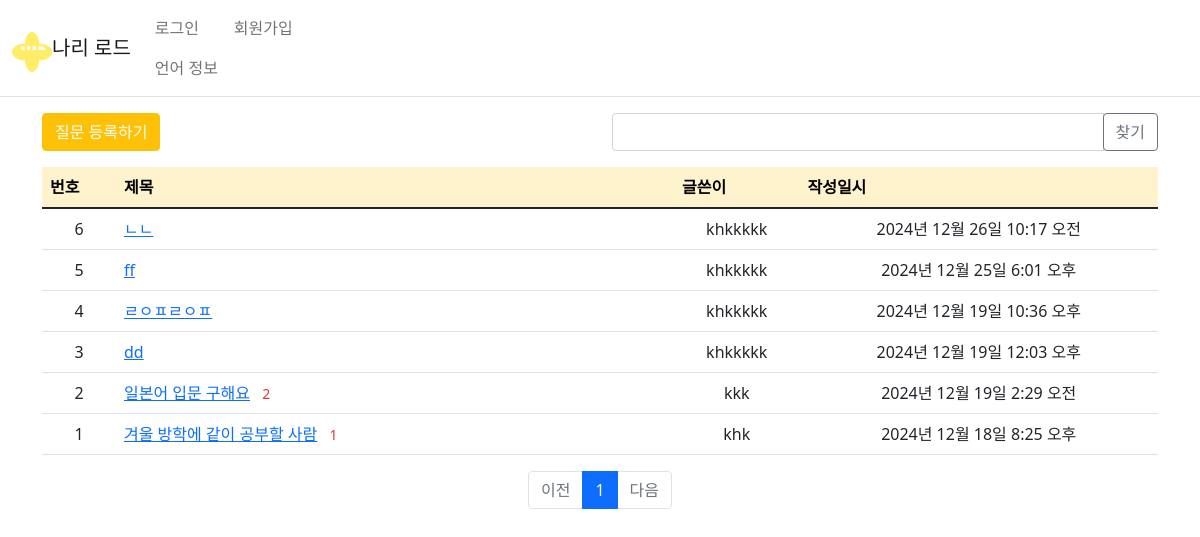
Page /post/ on the committed database.
### post/models.py (models this page shows, shortened)
class Question(models.Model):
    TARGET_CHOICES = [
        ('TOEIC', 'TOEIC'),
        ('TOEIC4', 'TOEIC 400점대'),
        ('TOEIC5', 'TOEIC 500점대'),
        ('TOEIC6', 'TOEIC 600점대'),
        ('TOEIC7', 'TOEIC 700점대'),
        ('TOEIC8', 'TOEIC 800점대'),
        ('TOEIC9', 'TOEIC 900점대'),
        ('TOEICNEW', 'TOEIC 입문'),
        ('JLPT', 'JLPT'),
        ('JLPT5', 'JLPT N5'),
        ('JLPT4', 'JLPT N4'),
        ('JLPT3', 'JLPT N3'),
        ('JLPT2', 'JLPT N2'),
        ('JLPT1', 'JLPT N1'),
        ('JLPTNEW', 'JLPT 입문'),
        ('HSK', 'HSK'),
        ('HSK1', 'HSK 1급'),
        ('HSK2', 'HSK 2급'),
        ('HSK3', 'HSK 3급'),
        ('HSK4', 'HSK 4급'),
        ('HSK5', 'HSK 5급'),
        ('HSK6', 'HSK 6급'),
        ('HSKNEW', 'HSK 입문'),
        ('target_etc', '기타(글로 작성해 주세요.)'),
        ('nothing', '없음'),
    ]
    LANGUAGE_CHOICES = [
        ('english', '영어'),
        ('chinese', '중국어'),
        ('japanese', '일본어'),
        ('language_etc', '기타(글로 작성해 주세요.)'),
    ]
    DAY_CHOICES = [
        ('monday', '월요일'),
        ('tuesday', '화요일'),
        ('wednesday', '수요일'),
        ('thursday', '목요일'),
        ('friday', '금요일'),
        ('saturday', '토요일'),
        ('sunday', '일요일'),
        ('day_etc', '기타(글로 작성해 주세요.)')
    ]
    TIME_CHOICES = [
        ('am', '오전'),
        ('pm', '오후'),
        ('after', '수업 마친 후'),
        ('before', '수업 전'),
        ('time_etc', '기타(글로 작성해 주세요.)')
    ]
    ONLINE_CHOICES = [
        ('online', '온라인'),
        ('offline', '오프라인'),
    ]
    LOCATION_CHOICES = [
        ('library', '도서관'),
        ('cafe', '카페'),
        ('studyroom', '스터디 룸 (도서관)'),
        ('classroom', '강의실'),
        ('location_etc', '기타(글로 작성해 주세요.)'),
    ]
    CONTACT_CHOICES = [
            ('email', '이메일'),
            ('openchat', '오픈 채팅'),
            ('hywtalk', '하이유톡'),
            ('contact_etc', '기타(글로 작성해 주세요.)'),
        ]
    target = models.CharField(max_length=50, choices=TARGET_CHOICES, verbose_name="목표 설정", blank=True, null=True)
    desired_language = models.CharField(max_length=50, choices=LANGUAGE_CHOICES, verbose_name="희망 언어", blank=True, null=True)
    preferred_day = models.CharField(max_length=20, choices=DAY_CHOICES, verbose_name="희망 요일",  blank=True, null=True)
    preferred_time = models.CharField(max_length=20, choices=TIME_CHOICES, verbose_name="희망 시간",  blank=True, null=True)
    online_offline = models.CharField(max_length=10, choices=ONLINE_CHOICES, verbose_name="온/오프라인",  blank=True, null=True)
    location = models.CharField(max_length=20, choices=LOCATION_CHOICES, verbose_name='희망 장소',  blank=True, null=True)
    contact_method = models.CharField(max_length=20, choices=CONTACT_CHOICES, verbose_name="연락 수단", blank=True, null=True)
    calendar_link = models.URLField(verbose_name="캘린더 링크", blank=True, null=True)
    contact_info = models.CharField(max_length=200, verbose_name="연락 정보", blank=True, null=True)
    subject = models.CharField(max_length=200)
    content = models.TextField()
    create_date = models.DateTimeField(auto_now_add=True)
    author = models.ForeignKey(User, on_delete=models.CASCADE)
    modify_date = models.DateTimeField(null=True, blank=True)

### post/views/base_views.py (the view, shortened to what this page needs)
def index(request):
    page = request.GET.get('page', '1') # 페이지
    kw = request.GET.get('kw', '') # 검색어
    question_list = Question.objects.order_by('-create_date')  # 최신순으로 정렬
    paginator = Paginator(question_list, 10) # 페이지당 10개
    page_obj = paginator.get_page(page)
    context = {'question_list': page_obj, 'page':page, 'kw':kw}
    question_list = Question.objects.order_by('-create_date')
    return render(request, 'post/question_list.html', context)

### post/templatetags/post_filter.py (called while the page is built)
@register.filter
def sub(value, arg):
    return value - arg

### templates/post/question_list.html (shortened to what this page needs)
{% extends 'base.html' %}
{% load post_filter %}
{% block content %}
<div class="container my-3">
    <div class="row my-3">
        <div class="col-6">
            <a href="{% url 'post:question_create' %}" class="btn btn-warning text-white">질문 등록하기</a>
        </div>
        <div class="col-6">
            <div class="input-group">
                <input type="text" id="search_kw" class="form-control" value="{{ kw|default_if_none:'' }}">
                <div class="input-group-append">
                    <button class="btn btn-outline-secondary" type="button" id="btn_search">찾기</button>
                </div>
            </div>
        </div>
    </div>
    <table class="table ">
        <thead>
        <tr class="table-warning">
            <th>번호</th>
            <th style="width:50%">제목</th>
            <th>글쓴이</th>
            <th>작성일시</th>
        </tr>
        </thead>
        <tbody>
        {% if question_list %}
        {% for question in question_list %}
        <tr class="text-center">
            <td>{{ question_list.paginator.count|sub:question_list.start_index|sub:forloop.counter0|add:1 }}</td>
            <td class="text-start">
                <a href="{% url 'post:detail' question.id %}">{{ question.subject }}</a>
                {% if question.answer_set.count > 0 %}
                <span class="text-danger small mx-2">{{ question.answer_set.count }}</span>
                {% endif %}
            </td>
            <td>{{ question.author.username }}</td>
            <td>{{ question.create_date }}</td>
        </tr>
        {% endfor %}
        {% else %}
        <tr>
            <td colspan="4">질문이 없습니다.</td>
        </tr>
        {% endif %}
        </tbody>
    </table>
    <ul class="pagination justify-content-center">
        {% if question_list.has_previous %}
        <li class="page-item">
            <a class="page-link" data-page="{{ question_list.previous_page_number }}"
            href="javascript:void(0)">이전</a>
        </li>
        {% else %}
        <li class="page-item disabled">
            <a class="page-link" tabindex="-1" aria-disabled="true" href="javascript:void(0)">이전</a>
        </li>
        {% endif %}
        {% for page_number in question_list.paginator.page_range %}
        {% if page_number >= question_list.number|add:-5 and page_number <= question_list.number|add:5 %}
        {% if page_number == question_list.number %}
        <li class="page-item active" aria-current="page">
            <a class="page-link" href="javascript:void(0)" data-page="{{ page_number }}">{{ page_number }}</a>
        </li>
        {% else %}
        <li class="page-item">
            <a class="page-link" href="javascript:void(0)" data-page="{{ page_number }}">{{ page_number }}</a>
        </li>
        {% endif %}
        {% endif %}
        {% endfor %}
        {% if question_list.has_next %}
        <li class="page-item">
            <a class="page-link" href="javascript:void(0)" data-page="{{ question_list.next_page_number }}">다음</a>
        </li>
        {% else %}
        <li class="page-item disabled">
            <a class="page-link" tabindex="-1" aria-disabled="true" href="#">다음</a>
        </li>
        {% endif %}
    </ul>
</div>
{% endblock %}

### rows in the picture
Question: paginator.count|sub "6", subject "ㄴㄴ", author.username "khkkkkk", create_date "2024년 12월 26일 10:17 오전"
Question: paginator.count|sub "5", subject "ff", author.username "khkkkkk", create_date "2024년 12월 25일 6:01 오후"
Question: paginator.count|sub "4", subject "ㄹㅇㅍㄹㅇㅍ", author.username "khkkkkk", create_date "2024년 12월 19일 10:36 오후"
Question: paginator.count|sub "3", subject "dd", author.username "khkkkkk", create_date "2024년 12월 19일 12:03 오후"
Question: paginator.count|sub "2", subject "일본어 입문 구해요", answer_set.count "2", author.username "kkk", create_date "2024년 12월 19일 2:29 오전"
Question: paginator.count|sub "1", subject "겨울 방학에 같이 공부할 사람", answer_set.count "1", author.username "khk", create_date "2024년 12월 18일 8:25 오후"

### other values in the picture
{{ page_number }} "1"
